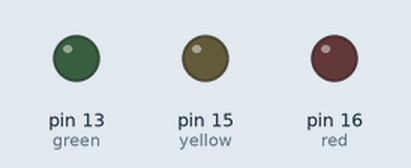
Bench run of a program on a simulated Raspberry Pi (header pin numbers). Shown: output pins drawn as LEDs (lit = HIGH).

Above: at 1.2 s.
At 8.8 s:
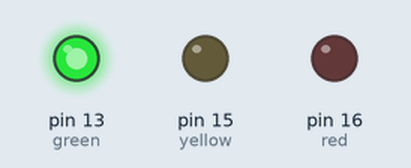
At 16.8 s:
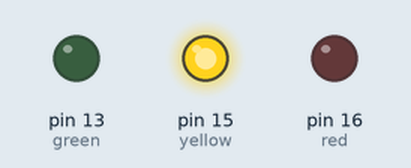
At 24.0 s:
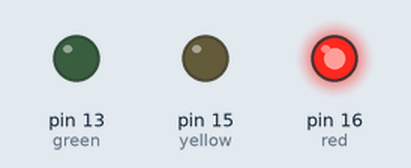
At 32.0 s:
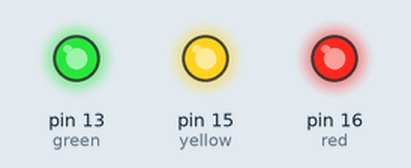
Timing chart, 0 to 37.4 s (numbered marks = the images above):
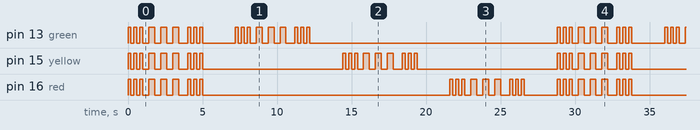

The program:

run.py
```python
from time import sleep
import RPi.GPIO as GPIO

green = 13
yellow = 15
red = 16

def setup():
    GPIO.cleanup()
    GPIO.setmode(GPIO.BOARD)

    for light in [green, yellow, red]:
        GPIO.setup(light, GPIO.OUT)
        GPIO.output(light, False)

def blink(lights, t=0.2):
    for light in lights:
        GPIO.output(light, True)
    sleep(t)
    for light in lights:
        GPIO.output(light, False)
    sleep(t)

def sos(lights):
    [blink(lights, .2) for _ in range(3)]
    sleep(.2)
    [blink(lights, .4) for _ in range(3)]
    sleep(.2)
    [blink(lights, .2) for _ in range(3)]
    sleep(2)

if __name__ == '__main__':
    setup()

    try:
        while True:
            sos([green, yellow, red])
            sos([green])
            sos([yellow])
            sos([red])
    except KeyboardInterrupt:
        GPIO.cleanup()
```

Measured:
- by itself, pin 13 (green), pin 16 (red): moves between LOW and HIGH, repeating every 28.8 s
- by itself, pin 15 (yellow): repeats every 14.4 s: 2 × (LOW 0.20 s, HIGH 0.20 s), 3 × (LOW 0.40 s, HIGH 0.40 s), LOW 0.60 s, 2 × (HIGH 0.20 s, LOW 0.20 s), HIGH 0.20 s, LOW 9.4 s, HIGH 0.20 s
- by itself, everything shown: repeats every 28.8 s, in 72 steps
